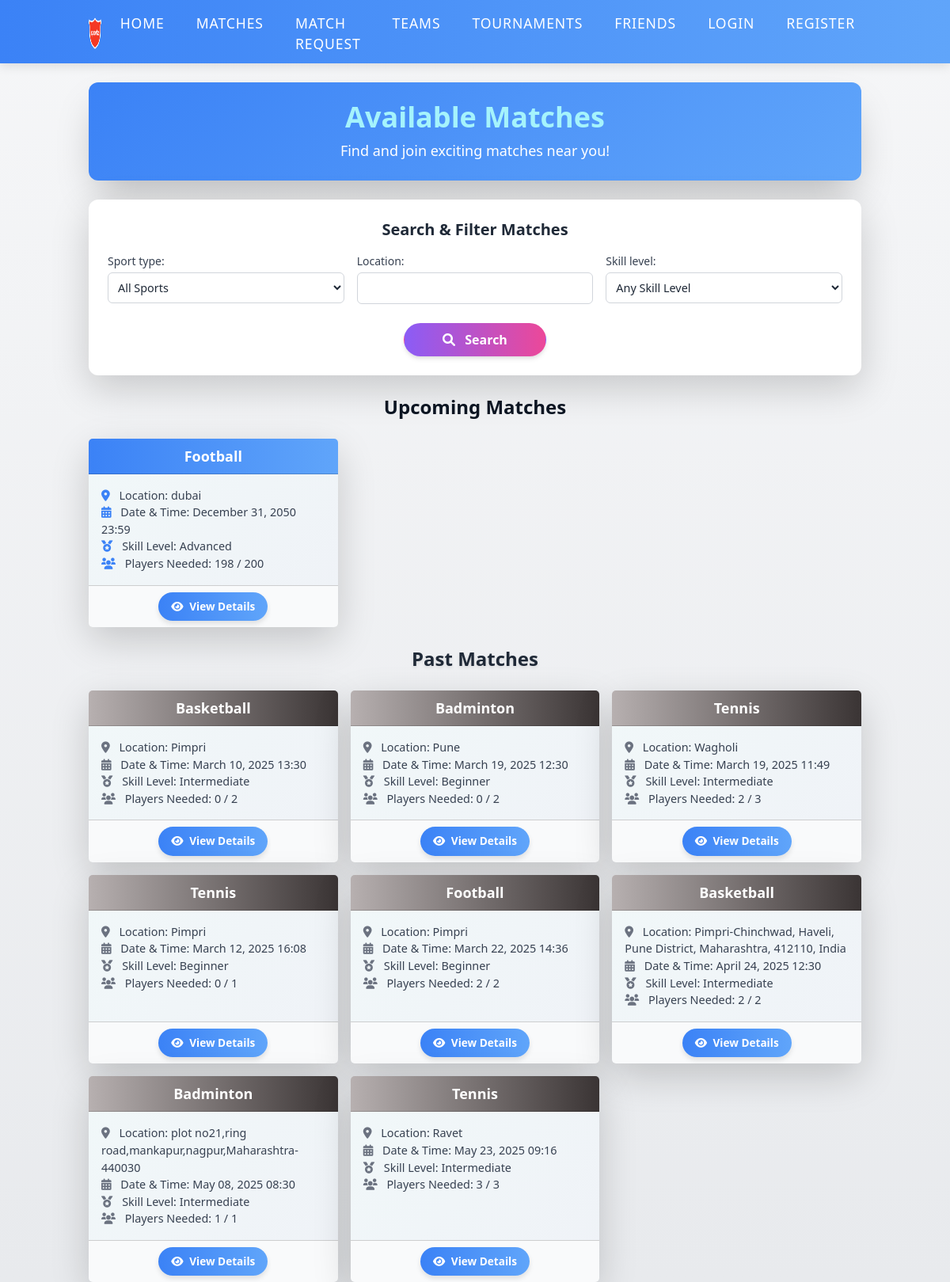
The page /matches/ on the database its author committed.
### Localsports/models.py (models this page shows, shortened)
class MatchRequest(models.Model):
    SPORT_CHOICES = [
        ('Football', 'Football'),
        ('Basketball', 'Basketball'),
        ('Tennis', 'Tennis'),
        ('Badminton', 'Badminton'),
        ('Cricket', 'Cricket'),
    ]
    SKILL_LEVEL_CHOICES = [
        ('Beginner', 'Beginner'),
        ('Intermediate', 'Intermediate'),
        ('Advanced', 'Advanced'),
    ]
    user = models.ForeignKey(User, on_delete=models.CASCADE, related_name="match_requests")
    sport_type = models.CharField(max_length=50, choices=SPORT_CHOICES,default='Football')
    location = models.CharField(max_length=100)
    latitude = models.FloatField(null=True, blank=True)  # New field
    longitude = models.FloatField(null=True, blank=True)
    date_time = models.DateTimeField(null=True, blank=True)
    skill_level = models.CharField(max_length=20, choices=SKILL_LEVEL_CHOICES,default='Beginner')
    players_needed = models.PositiveIntegerField(default=2)
    accepted_by = models.ManyToManyField(User, related_name="joined_matches", blank=True)
    created_by = models.ForeignKey(User, on_delete=models.CASCADE, related_name="matches", null=True, blank=True)
    created_at = models.DateTimeField(auto_now_add=True)
    def players_remaining(self):
        return max(0, self.players_needed - self.accepted_by.count())

### Localsports/views.py (the view)
# urls.py: path('matches/', views.match_list, name='match_list'),
def match_list(request):
    today = timezone.now()
    upcoming_matches = MatchRequest.objects.filter(date_time__gt=today)
    past_matches = MatchRequest.objects.filter(date_time__lte=today)
    form = MatchSearchForm(request.GET)
    if form.is_valid():
        sport_type = form.cleaned_data.get('sport_type')
        location = form.cleaned_data.get('location')
        date = form.cleaned_data.get('date')
        skill_level = form.cleaned_data.get('skill_level')
        min_players_needed = form.cleaned_data.get('min_players_needed')
        if sport_type:
            upcoming_matches = upcoming_matches.filter(sport_type=sport_type)
            past_matches = past_matches.filter(sport_type=sport_type)
        if location:
            upcoming_matches = upcoming_matches.filter(location__icontains=location)
            past_matches = past_matches.filter(location__icontains=location)
        if date:
            upcoming_matches = upcoming_matches.filter(date_time__date=date)
            past_matches = past_matches.filter(date_time__date=date)
        if skill_level:
            upcoming_matches = upcoming_matches.filter(skill_level=skill_level)
            past_matches = past_matches.filter(skill_level=skill_level)
        if min_players_needed is not None:
            upcoming_matches = upcoming_matches.filter(players_needed__gte=min_players_needed)
            past_matches = past_matches.filter(players_needed__gte=min_players_needed)
    match_locations = [
        {'id': m.id, 'lat': m.latitude, 'lng': m.longitude, 'title': f"{m.sport_type} at {m.location}"}
        for m in upcoming_matches if m.latitude and m.longitude
    ]
    return render(request, 'matches/match_list.html', {
        'upcoming_matches': upcoming_matches,
        'past_matches': past_matches,
        'form': form,
        'match_locations': match_locations,
        'google_maps_api_key': settings.GOOGLE_MAPS_API_KEY
    })

### Localsports/forms.py
class MatchSearchForm(forms.Form):
    sport_type = forms.ChoiceField(choices=[('', 'All Sports')] + MatchRequest.SPORT_CHOICES, required=False)
    location = forms.CharField(max_length=100, required=False)
    date = forms.DateField(required=False, widget=forms.DateInput(attrs={'type': 'date'}))
    skill_level = forms.ChoiceField(choices=[('', 'Any Skill Level')] + MatchRequest.SKILL_LEVEL_CHOICES, required=False)
    min_players_needed = forms.IntegerField(required=False, min_value=1, label="Min Players Needed")

### templates/matches/match_list.html (shortened to what this page needs)
{% include "navbar.html" %}
{% block content %}
{% load static %}
<!DOCTYPE html>
<html lang="en">
<head>
    <link href="https://cdn.jsdelivr.net/npm/bootstrap@5.3.0/dist/css/bootstrap.min.css" rel="stylesheet">
    <link href="https://cdn.jsdelivr.net/npm/tailwindcss@2.2.19/dist/tailwind.min.css" rel="stylesheet">
    <link href="https://cdnjs.cloudflare.com/ajax/libs/font-awesome/6.0.0-beta3/css/all.min.css" rel="stylesheet">
</head>
<body class="font-sans">
    <div class="container mx-auto mt-6 px-4">
        <div class="header-bg text-center p-6 rounded-xl shadow-2xl text-white fade-in">
            <h2 class="text-3xl md:text-4xl font-extrabold mb-2" style="color: #a5f3fc;">Available Matches</h2>
            <p class="text-base md:text-lg">Find and join exciting matches near you!</p>
        </div>
    </div>
    <div class="container mx-auto mt-6 px-4">
        <div class="bg-white p-4 rounded-xl shadow-lg fade-in">
            <h4 class="text-center text-xl font-semibold text-gray-800 mb-3">Search & Filter Matches</h4>
            <form method="get" class="mt-2">
                <div class="row g-3">
                    <div class="col-md-4">
                        <label class="block text-gray-700 font-medium mb-1 text-sm">{{ form.sport_type.label_tag }}</label>
                        {{ form.sport_type }}
                    </div>
                    <div class="col-md-4">
                        <label class="block text-gray-700 font-medium mb-1 text-sm">{{ form.location.label_tag }}</label>
                        {{ form.location }}
                    </div>
                    <div class="col-md-4">
                        <label class="block text-gray-700 font-medium mb-1 text-sm">{{ form.skill_level.label_tag }}</label>
                        {{ form.skill_level }}
                    </div>
                </div>
                <div class="text-center mt-4">
                    <button type="submit" class="btn px-5 py-2 text-base font-semibold rounded-full shadow-md transition-all" style="background: linear-gradient(90deg, #8b5cf6, #ec4899); color: white;">
                        <i class="fas fa-search mr-2"></i> Search
                    </button>
                </div>
            </form>
        </div>
    </div>
    <div class="container mx-auto mt-6 px-4">
        <h3 class="section-heading text-2xl font-bold upcoming-heading mb-4">Upcoming Matches</h3>
        {% if upcoming_matches %}
            <div class="row g-3">
                {% for match in upcoming_matches %}
                <div class="col-md-6 col-lg-4 fade-in">
                    <div class="card border-0 shadow-lg h-100 hover-scale">
                        <div class="card-header upcoming-match-header text-white text-center py-2">
                            <h5 class="card-title text-lg font-bold m-0">{{ match.sport_type }}</h5>
                        </div>
                        <div class="card-body p-3">
                            <p class="card-text text-gray-700"><i class="fas fa-map-marker-alt text-blue-500 mr-2"></i> <strong>Location:</strong> {{ match.location }}</p>
                            <p class="card-text text-gray-700"><i class="fas fa-calendar-alt text-blue-500 mr-2"></i> <strong>Date & Time:</strong> {{ match.date_time|date:"F d, Y H:i" }}</p>
                            <p class="card-text text-gray-700"><i class="fas fa-medal text-blue-500 mr-2"></i> <strong>Skill Level:</strong> {{ match.skill_level }}</p>
                            <p class="card-text text-gray-700"><i class="fas fa-users text-blue-500 mr-2"></i> <strong>Players Needed:</strong> {{ match.players_remaining }} / {{ match.players_needed }}</p>
                        </div>
                        <div class="card-footer bg-gray-50 text-center py-2">
                            <div class="button-group">
                                <a href="{% url 'match_details' match.id %}" class="btn rounded-full font-semibold view-details-btn">
                                    <i class="fas fa-eye mr-1"></i> View Details
                                </a>
                            </div>
                        </div>
                    </div>
                </div>
                {% endfor %}
            </div>
        {% else %}
            <div class="alert alert-info text-center mt-6 rounded-xl shadow-md fade-in">
                <i class="fas fa-info-circle mr-2"></i> No upcoming matches found.
            </div>
        {% endif %}
    </div>
    <div class="container mx-auto mt-6 px-4">
        <h3 class="section-heading text-2xl font-bold past-heading mb-4">Past Matches</h3>
        {% if past_matches %}
            <div class="row g-3">
                {% for match in past_matches %}
                <div class="col-md-6 col-lg-4 fade-in">
                    <div class="card border-0 shadow-lg h-100 hover-scale">
                        <div class="card-header past-match-header text-white text-center py-2">
                            <h5 class="card-title text-lg font-bold m-0">{{ match.sport_type }}</h5>
                        </div>
                        <div class="card-body p-3">
                            <p class="card-text text-gray-700"><i class="fas fa-map-marker-alt text-gray-500 mr-2"></i> <strong>Location:</strong> {{ match.location }}</p>
                            <p class="card-text text-gray-700"><i class="fas fa-calendar-alt text-gray-500 mr-2"></i> <strong>Date & Time:</strong> {{ match.date_time|date:"F d, Y H:i" }}</p>
                            <p class="card-text text-gray-700"><i class="fas fa-medal text-gray-500 mr-2"></i> <strong>Skill Level:</strong> {{ match.skill_level }}</p>
                            <p class="card-text text-gray-700"><i class="fas fa-users text-gray-500 mr-2"></i> <strong>Players Needed:</strong> {{ match.players_remaining }} / {{ match.players_needed }}</p>
                        </div>
                        <div class="card-footer bg-gray-50 text-center py-2">
                            <div class="button-group">
                                <a href="{% url 'match_details' match.id %}" class="btn rounded-full font-semibold view-details-btn">
                                    <i class="fas fa-eye mr-1"></i> View Details
                                </a>
                            </div>
                        </div>
                    </div>
                </div>
                {% endfor %}
            </div>
        {% else %}
            <div class="alert alert-info text-center mt-6 rounded-xl shadow-md fade-in">
                <i class="fas fa-info-circle mr-2"></i> No past matches found.
            </div>
        {% endif %}
    </div>
</body>
</html>
{% endblock %}

### templates/navbar.html (style rules this page uses)
body { background-size: cover; background-position: center; background-repeat: no-repeat; background-attachment: fixed; min-height: 100vh; margin: 0; padding-top: 80px; font-family: 'Mukta', sans-serif; color: #fff; font-weight: 300; font-size: 1.1rem; }

### rows shown on the page
MatchRequest: sport_type "Football", location "dubai", date_time "December 31, 2050 23:59", skill_level "Advanced", players_remaining "198", players_needed "200"
MatchRequest: sport_type "Basketball", location "Pimpri", date_time "March 10, 2025 13:30", skill_level "Intermediate", players_remaining "0", players_needed "2"
MatchRequest: sport_type "Badminton", location "Pune", date_time "March 19, 2025 12:30", skill_level "Beginner", players_remaining "0", players_needed "2"
MatchRequest: sport_type "Tennis", location "Wagholi", date_time "March 19, 2025 11:49", skill_level "Intermediate", players_remaining "2", players_needed "3"
MatchRequest: sport_type "Tennis", location "Pimpri", date_time "March 12, 2025 16:08", skill_level "Beginner", players_remaining "0", players_needed "1"
MatchRequest: sport_type "Football", location "Pimpri", date_time "March 22, 2025 14:36", skill_level "Beginner", players_remaining "2", players_needed "2"
MatchRequest: sport_type "Basketball", location "Pimpri-Chinchwad, Haveli, Pune District, Maharashtra, 412110, India", date_time "April 24, 2025 12:30", skill_level "Intermediate", players_remaining "2", players_needed "2"
MatchRequest: sport_type "Badminton", location "plot no21,ring road,mankapur,nagpur,Maharashtra-440030", date_time "May 08, 2025 08:30", skill_level "Intermediate", players_remaining "1", players_needed "1"
MatchRequest: sport_type "Tennis", location "Ravet", date_time "May 23, 2025 09:16", skill_level "Intermediate", players_remaining "3", players_needed "3"
